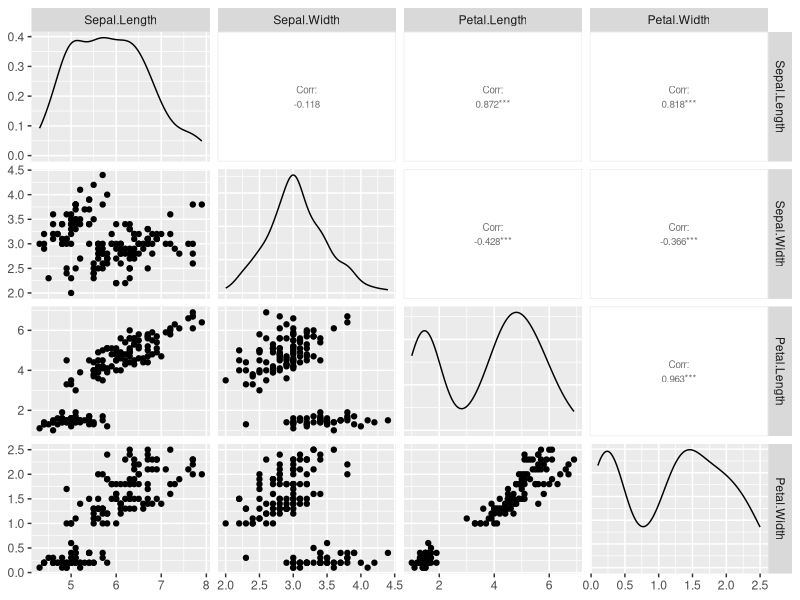
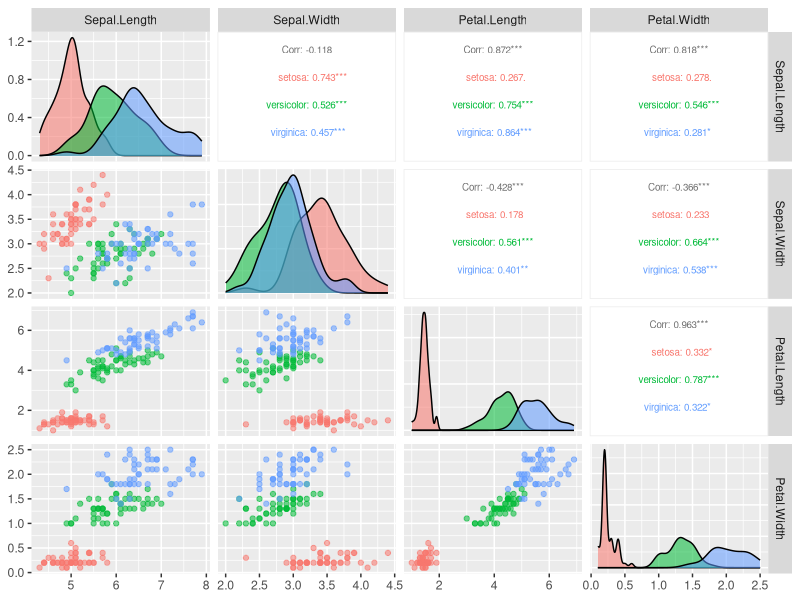

These charts were generated, in order, by the following R code:
# 데이터 전처리 과정 중 1단계
# 데이터 프로파일링: 분석할 데이터를 파악하는 단계

W = c("가", "나", "", "라", "마", "바", "사", "아", "자", "차")
X = c(1, 2, 3, NA, 5, 6, 7, 8, 9, 0)
Y = c(10, 20, NULL, 40, 50, NaN, 70, 80, 90, 100, 110)
Z = c(5, 10/0, Inf, -20/0, -Inf, 0/0, NaN, 40, 45, 50)

df = data.frame(W, X, Y, Z)
df

# 데이터프레임의 요약된 정보 파악
str(df)
summary(df)

# W열에 빈문자열을 확인
nzchar(df$W)

# 모든 컬럼의 빈문자열 확인
empty = apply(df, 2, nzchar)
empty

# 각 열별 빈문자열 개수의 합계
colSums(!empty)

# 각 행별 빈문자열 개수의 합계
rowSums(!empty)


# 결측치(NA, NaN) 확인

# 결측치 여부
is.na(df)

# 전체 결측치 개수

sum(is.na(df))


# 열별 결측치 개수
colSums(is.na(df))

# 행별 결측치 개수
rowSums(is.na(df))


# Z열의 Infinity(무한대) 여부 파악
is.infinite(df$Z)

# Z열의 무한대 개수를 파악
sum(is.infinite(df$Z))


iris

# 데이터의 구조(행과 열의 개수, 각 열별 데이터의 요약내용용)
str(iris)

# 데이터 요약정보(최소값, 1, 3분위수, 중앙값, 평균값, 최대값)
summary(iris)

# 데이터 분포 파악: 페어플롯을 출력해서 분포 파악
# 확률밀도, 상관계수, 산포도

install.packages("GGally")
library(GGally)

ggpairs(data=iris, columns = 1:4, upper = list(continuous=wrap("cor", size=2.5)))

ggpairs(data=iris, columns = 1:4, aes(color=Species, alpha=0.5) ,upper = list(continuous=wrap("cor", size=2.5)))


# 2단계: 데이터 정제
# 결측치 삭제, 결측치를 대체값으로 수정

# 결측치(NA, NAN) 행삭제

df2 = na.omit(df)

# 원하는 조건을 만족하는 행만 추출

library(dplyr)

# df의 Z열에서 유한한 값을 갖는 행들만 추출
df2 = filter(df, is.finite(Z))


# df의 w열이 빈 문자열이 아니고, z열의 유한한 값만 갖는 행만 추출
df2 = filter(df, nzchar(W) & is.finite(Z))

# df의 w열이 빈 문자열이 아니고, z열의 유한한 값인 행과 특정 열(w, x열) 추출
df2 = subset(df, nzchar(W) & is.finite(Z), select = c(W, X))

# 결측치나 특정 조건을 만족하는 값들을 업데이트(수정)
df3 = df
df3$X[df3$X==0] = 10
df3$X[is.na(df3$X)] = 4
df3$Y[is.nan(df3$Y)] = 60
df3$Z[is.nan(df3$Z)] = 30
df3$Z[df3$Z >= Inf] = 10
df3$Z[df3$Z <= -Inf] = 20


df3$W[df3$W == ""] = "Unknown"  # 빈 문자열을 "Unknown"으로 대체


# 의미 있는 값(평균, 중앙값, 최대, 최소값)으로 결측치나 특정 조건을 만족하는 값들을 업데이트(수정)
df3 = df

df3$X[df3$X==0] = 10
df3$X[is.na(df3$X)] = mean(df3$X[is.finite(df3$X)])
df3$Y[is.nan(df3$Y)] = median(df3$Y[is.finite(df3$Y)])
df3$Z[is.nan(df3$Z)] = mean(df3$Z[is.finite(df3$Z)])
df3$Z[df3$Z>=Inf] = max(df3$Z[is.finite(df3$Z)])
df3$Z[df3$Z<=-Inf] = min(df3$Z[is.finite(df3$Z)])
df3$W[df3$W==""] = "다"

# 3단계: 데이터 통합
# 여러 데이터프레임을 하나로 합치는 것

df1 = data.frame(ID = 1:3, 성명 = c('장발장', '팡틴', '자베르'))
df2 = data.frame(ID = 2:4, 경력 = c(7, 5, 10))

# inner join
inner_join(df1, df2, by = 'ID')

# full outer join (완전 외부조인)
full_join(df1, df2, by = 'ID')

# left outer join (왼쪽 외부조인: 왼쪽의 데이터 프레임이 손실되지 않는다.)
left_join(df1, df2, by = 'ID')

# right outer join (오른쪽 외부조인: 오른쪽의 데이터 프레임이 손실되지 않는다.)
right_join(df1, df2, by = 'ID')
